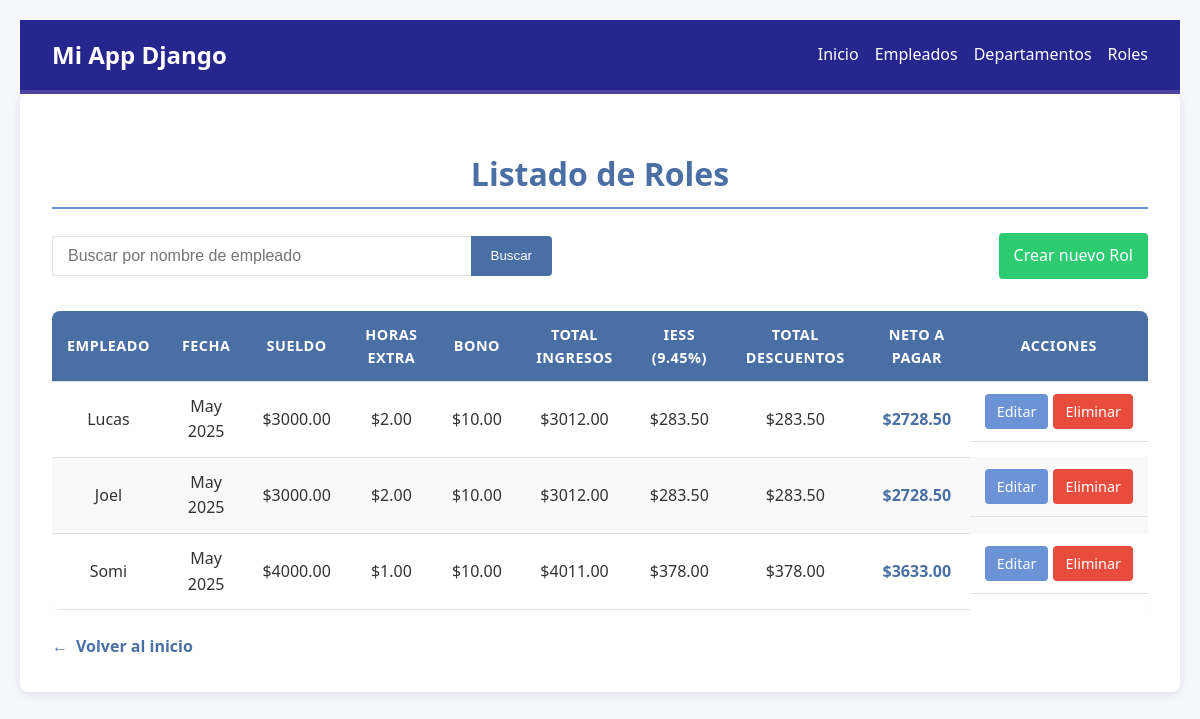
/clinic/rol/, run on the app's committed database.
### nomina/models.py (models this page shows, shortened)
class Rol(models.Model):
    empleado = models.ForeignKey(Empleado, on_delete=models.CASCADE)
    aniomes = models.DateField()
    sueldo = models.DecimalField(max_digits=10, decimal_places=2)
    horas_extra = models.DecimalField(max_digits=10, decimal_places=2)
    bono = models.DecimalField(max_digits=10, decimal_places=2)
    iess = models.DecimalField(max_digits=10, decimal_places=2, blank=True)
    tot_ing = models.DecimalField(max_digits=10, decimal_places=2, blank=True)
    tot_des = models.DecimalField(max_digits=10, decimal_places=2, blank=True)
    neto = models.DecimalField(max_digits=10, decimal_places=2, blank=True)

class Empleado(models.Model):
    SEXO_CHOICES = [
        ('M', 'Masculino'),
        ('F', 'Femenino'),
    ]
    nombre = models.CharField(max_length=100)
    cedula = models.CharField(max_length=20, unique=True)
    direccion = models.TextField()
    sexo = models.CharField(max_length=1, choices=SEXO_CHOICES)
    sueldo = models.DecimalField(max_digits=10, decimal_places=2)
    cargo = models.ForeignKey(Cargo, on_delete=models.CASCADE)
    departamento = models.ForeignKey(Departamento, on_delete=models.CASCADE)
    tipo_contrato = models.ForeignKey(TipoContrato, on_delete=models.CASCADE)

### nomina/views.py (the view)
# urls.py: path('rol/', rol_list, name='rol_list'),
def rol_list(request):
    roles = Rol.objects.all()
    query = request.GET.get('q')
    if query:
        roles = Rol.objects.filter(empleado__nombre__icontains=query)  # Búsqueda por nombre de empleado
    context = {
        'roles': roles,
        'title': 'Listado de Roles'
    }
    return render(request, 'rol/rol_list.html', context)

### nomina/templates/rol/rol_list.html (shortened to what this page needs)
<!DOCTYPE html>
<html lang="es">
<head>
</head>
<body>
    <nav style="
    background-color: #26268e;
    color: white;
    display: flex;
    justify-content: space-between;
    align-items: center;
    padding: 1rem 2rem;
    border-bottom: 4px solid #4f44a5;
">
    <div style="font-size: 1.5rem; font-weight: bold;">
        Mi App Django
    </div>
    <div style="display: flex; gap: 1rem; align-items: center;">
    <a href="{% url 'nomina:home' %}" style="color: white; text-decoration: none;">Inicio</a>
        <a href="{% url 'nomina:empleado_list' %}" style="color: white; text-decoration: none;">Empleados</a>
        <a href="{% url 'nomina:departamento_list' %}" style="color: white; text-decoration: none;">Departamentos</a>
        <a href="{% url 'nomina:rol_list' %}" style="color: white; text-decoration: none;">Roles</a>
    </div>
</nav>
    <div class="container">
        <h1>{{ title }}</h1>
        <div class="search-container">
            <form method="get" class="search-form">
                <input type="text" name="q" placeholder="Buscar por nombre de empleado" value="{{ request.GET.q }}">
                <button type="submit">Buscar</button>
            </form>
            <a href="{% url 'core:rol_create' %}" class="btn btn-create">Crear nuevo Rol</a>
        </div>
        {% if roles %}
            <div class="table-responsive">
                <table>
                    <thead>
                        <tr>
                            <th>Empleado</th>
                            <th>Fecha</th>
                            <th>Sueldo</th>
                            <th>Horas Extra</th>
                            <th>Bono</th>
                            <th>Total Ingresos</th>
                            <th>IESS (9.45%)</th>
                            <th>Total Descuentos</th>
                            <th>Neto a Pagar</th>
                            <th>Acciones</th>
                        </tr>
                    </thead>
                    <tbody>
                        {% for rol in roles %}
                        <tr>
                            <td>{{ rol.empleado.nombre }}</td>
                            <td>{{ rol.aniomes|date:"F Y" }}</td>
                            <td>${{ rol.sueldo|floatformat:2 }}</td>
                            <td>${{ rol.horas_extra|floatformat:2 }}</td>
                            <td>${{ rol.bono|floatformat:2 }}</td>
                            <td>${{ rol.tot_ing|floatformat:2 }}</td>
                            <td>${{ rol.iess|floatformat:2 }}</td>
                            <td>${{ rol.tot_des|floatformat:2 }}</td>
                            <td><strong>${{ rol.neto|floatformat:2 }}</strong></td>
                            <td class="action-column">
                                <a href="{% url 'core:rol_update' rol.id %}" class="btn btn-edit">Editar</a>
                                <a href="{% url 'core:rol_delete' rol.id %}" class="btn btn-delete">Eliminar</a>
                            </td>
                        </tr>
                        {% endfor %}
                    </tbody>
                </table>
            </div>
        {% else %}
            <div class="no-results">
                <p>No hay roles registrados.</p>
            </div>
        {% endif %}
        <a href="{% url 'core:home' %}" class="btn-home">Volver al inicio</a>
    </div>
</body>
</html>

### nomina/templates/rol/rol_list.html (style rules this page uses)
:root { --primary-color: #4a6fa5; --secondary-color: #6b93d6; --accent-color: #f9f9f9; --text-color: #333; --border-color: #e0e0e0; --success-color: #2ecc71; --danger-color: #e74c3c; }
* { box-sizing: border-box; }
body { font-family: 'Segoe UI', Tahoma, Geneva, Verdana, sans-serif; line-height: 1.6; color: var(--text-color); background-color: #f5f7fa; margin: 0; padding: 20px; }
.container { max-width: 1200px; margin: 0 auto; background-color: white; border-radius: 8px; box-shadow: 0 2px 10px rgba(0,0,0,0.1); padding: 2rem; }
h1 { color: var(--primary-color); text-align: center; margin-bottom: 1.5rem; border-bottom: 2px solid var(--secondary-color); padding-bottom: 0.5rem; }
.search-container { display: flex; justify-content: space-between; align-items: center; margin-bottom: 2rem; flex-wrap: wrap; gap: 1rem; }
.search-form { display: flex; flex: 1; max-width: 500px; }
.search-form input { flex: 1; padding: 10px 15px; border: 1px solid var(--border-color); border-right: none; border-radius: 4px 0 0 4px; font-size: 1rem; }
.search-form button { background-color: var(--primary-color); border: none; color: white; padding: 10px 20px; border-radius: 0 4px 4px 0; cursor: pointer; transition: background-color 0.3s; }
.btn { display: inline-block; padding: 10px 15px; background-color: var(--primary-color); color: white; text-decoration: none; border-radius: 4px; transition: all 0.3s; border: none; cursor: pointer; font-weight: 500; }
.btn-create { background-color: var(--success-color); }
.btn-edit { background-color: var(--secondary-color); padding: 6px 12px; font-size: 0.9rem; }
.btn-delete { background-color: var(--danger-color); padding: 6px 12px; font-size: 0.9rem; }
.btn-home { display: inline-block; margin-top: 1.5rem; color: var(--primary-color); text-decoration: none; font-weight: 600; transition: color 0.3s; }
.btn-home::before { content: "←"; margin-right: 0.5rem; }
.table-responsive { overflow-x: auto; margin-top: 1.5rem; }
table { width: 100%; border-collapse: collapse; border-radius: 8px; overflow: hidden; box-shadow: 0 0 20px rgba(0, 0, 0, 0.05); }
th, td { padding: 12px 15px; text-align: center; border-bottom: 1px solid var(--border-color); }
th { background-color: var(--primary-color); color: white; font-weight: 600; text-transform: uppercase; font-size: 0.9rem; letter-spacing: 0.5px; }
tr:nth-child(even) { background-color: var(--accent-color); }
td strong { color: var(--primary-color); font-weight: 700; }
.action-column { display: flex; justify-content: space-around; gap: 5px; }

### data on the page
Rol: empleado.nombre "Lucas", aniomes "May 2025", sueldo "3000.00", horas_extra "2.00", bono "10.00", tot_ing "3012.00", iess "283.50", tot_des "283.50", neto "2728.50"
Rol: empleado.nombre "Joel", aniomes "May 2025", sueldo "3000.00", horas_extra "2.00", bono "10.00", tot_ing "3012.00", iess "283.50", tot_des "283.50", neto "2728.50"
Rol: empleado.nombre "Somi", aniomes "May 2025", sueldo "4000.00", horas_extra "1.00", bono "10.00", tot_ing "4011.00", iess "378.00", tot_des "378.00", neto "3633.00"

### other printed values
{{ title }} "Listado de Roles"
